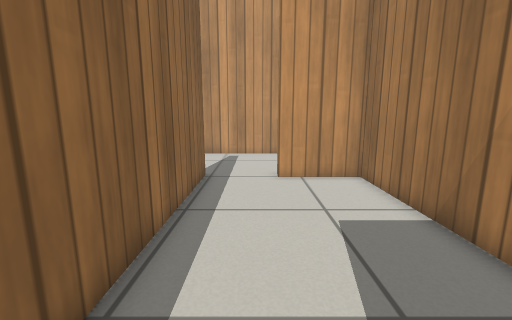
View 1 (above)

23 first-person views from a walk through a Gazebo world. The camera is 0.67 m above the floor, tilts 10° down and sees 90° across. The floor is counted in squares, 0.25 m on a side. Each view is taken from the middle of a square. On the plan, view 1 faces up. The plan holds only what a view shows up to about 18 squares ahead; the rest is blank. The place goes on beyond the plan. Simple patterns stand in for the simulator's built-in surfaces.

View 2
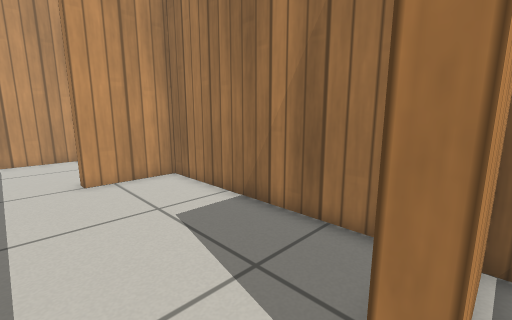

View 3
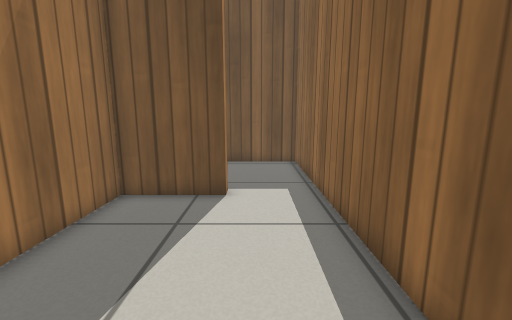

View 4
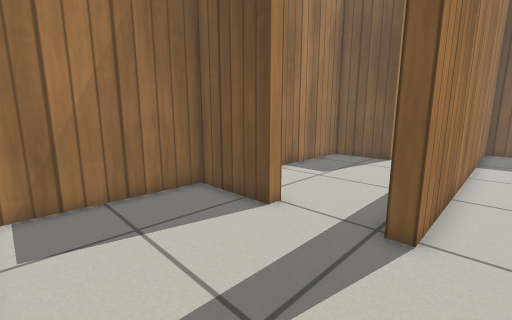

View 5
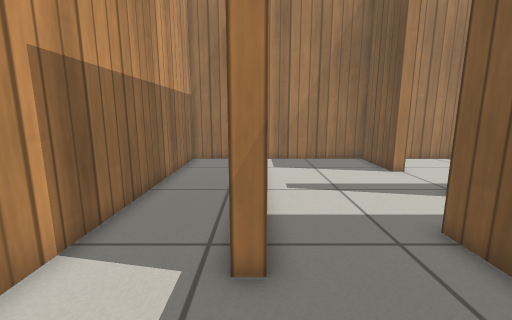

View 6
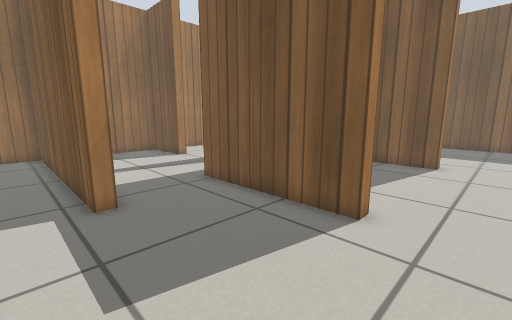

View 7
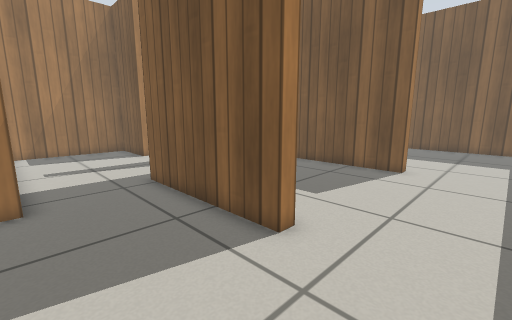

View 8
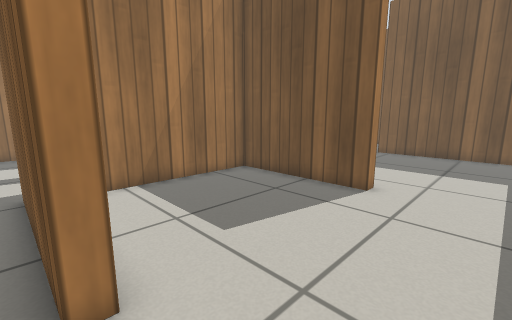

View 9
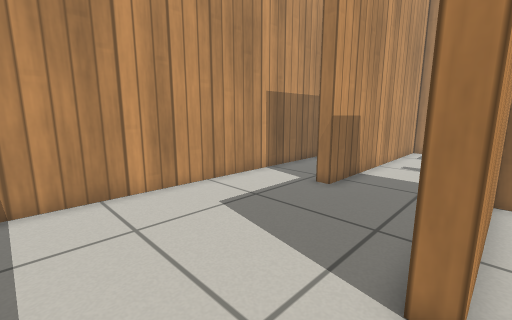

View 10
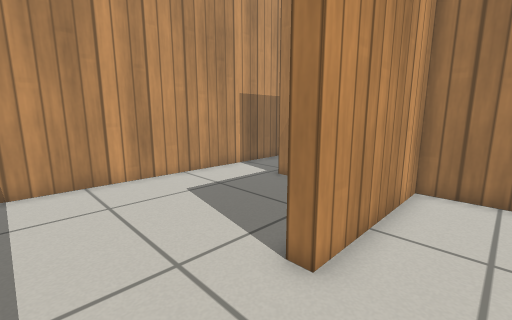

View 11
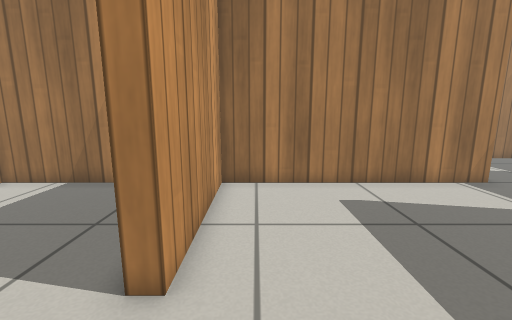

View 12
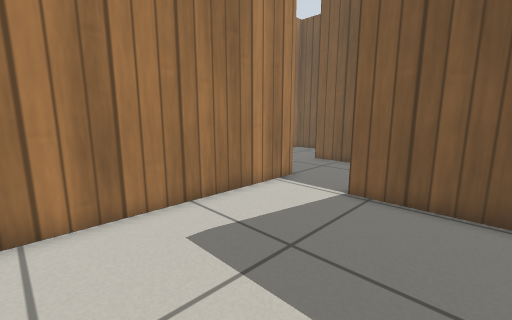

View 13
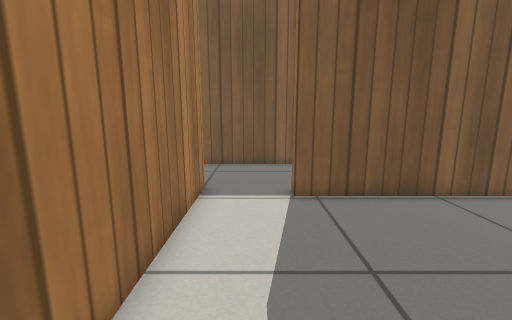

View 14
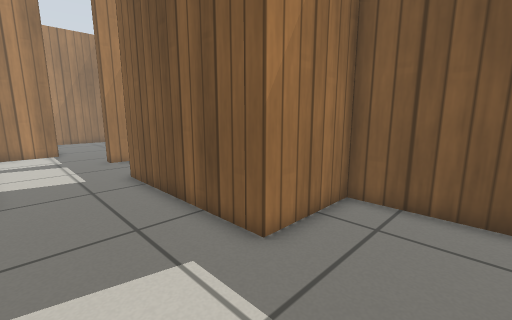

View 15
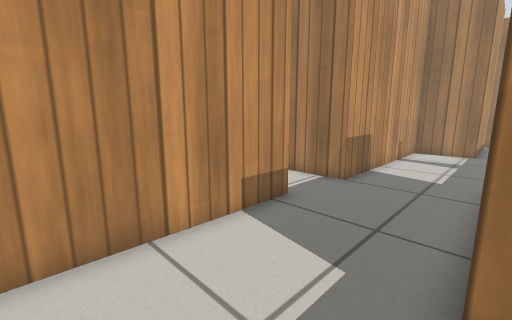

View 16
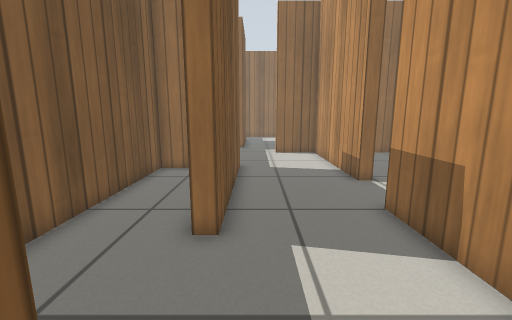

View 17
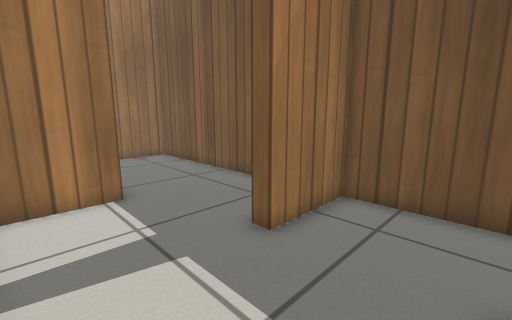

View 18
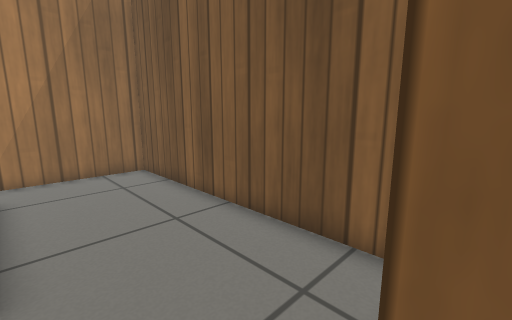

View 19
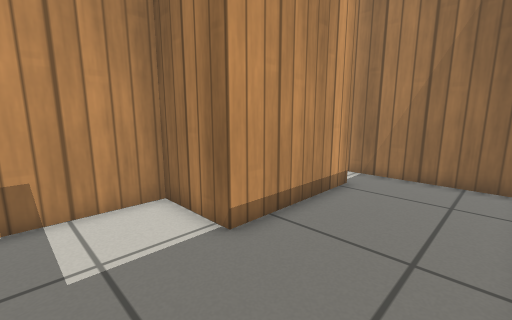

View 20
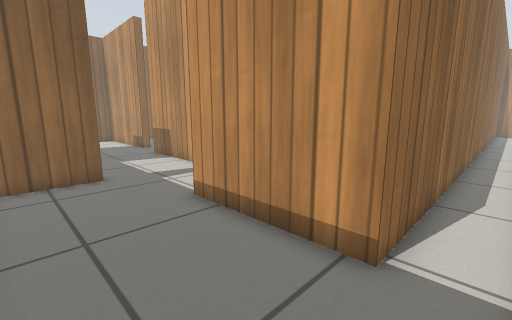

View 21
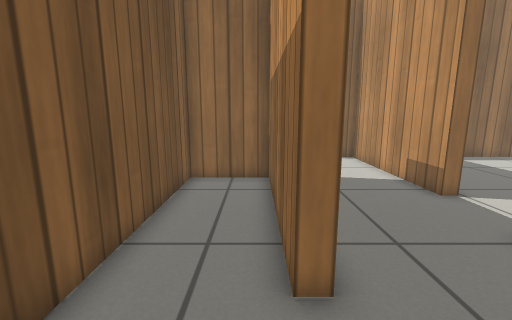

View 22
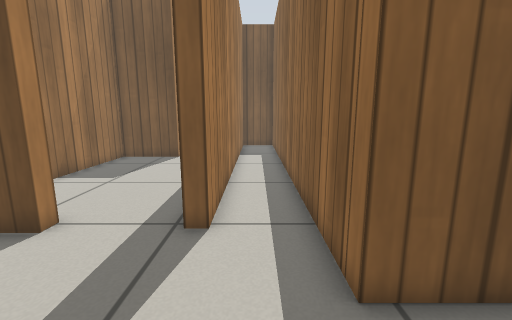

View 23
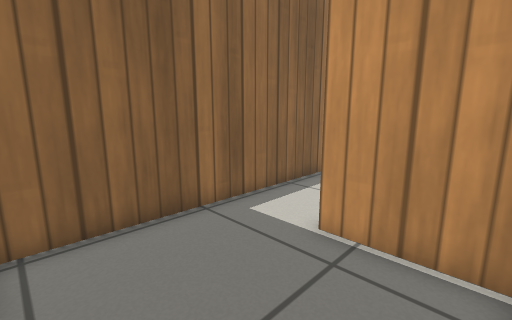

### Floor plan
Ten units are one square. View 1 is at (0, 0); x grows to the right and y downward. Boxes are objects, and circles mark ways between rooms. Rooms are numbered by the first view taken in them; rooms with no view inside come last. Other rooms are left out.
<svg viewBox="-170 -223 301 376">
<path fill="none" stroke="#000" d="M46 -1 10 -1 10 -7M-23 -16 -23 57 17 57M10 -7 46 -7 46 -109 10 -109M-23 -113 -23 -16M-36 -178 -71 -178 -71 -184 46 -184 46 -218 -163 -218M-125 -137 -55 -137 -55 17M-41 57 -29 57 -29 -113M-125 -44 -125 -50 -61 -50 -61 -131 -125 -131 -125 -137M-165 52 -93 52 -93 58 -165 58M-61 63 -61 -44 -125 -44M-163 148 -125 148 -125 108 -66 108M-2 112 4 112 4 142M14 148 126 148 126 85M106 -111 106 96 46 96 46 63 -4 63M-66 108 -44 108 -44 114 -118 114 -118 148 -2 148 -2 112M-4 63 -61 63M10 -109 10 -115 46 -115 46 -178 -36 -178M-29 -113 -23 -113"/>
<circle cx="-5" cy="-5" r="3" fill="#2a7"/>
<circle cx="-5" cy="-110" r="3" fill="#2a7"/>
<circle cx="-145" cy="-135" r="3" fill="#2a7"/>
<circle cx="-25" cy="-145" r="3" fill="#2a7"/>
<circle cx="-145" cy="-45" r="3" fill="#2a7"/>
<circle cx="-55" cy="85" r="3" fill="#2a7"/>
<circle cx="0" cy="90" r="3" fill="#2a7"/>
<text x="10" y="30">1</text>
<text x="10" y="-60">2</text>
<text x="-70" y="-160">3</text>
<text x="-120" y="-90">4</text>
<text x="-120" y="40">5</text>
<text x="40" y="70">6</text>
<text x="-40" y="110">7</text>
<text x="0" y="-150">8</text>
</svg>
Room 1 opens to room 2. Room 2 opens to room 8. Room 3 opens to room 4. Room 3 opens to room 8. Room 4 opens to room 5. Room 5 opens to room 7. Room 6 opens to room 7.

Where each view was taken, in squares from view 1:
view 1: 0 up, 0 right, facing up
view 2: 0 up, 1 left, facing up-right
view 3: 9 up, 0 right, facing down
view 4: 17 up, 4 left, facing down-right
view 5: 18 up, 11 left, facing right
view 6: 20 up, 15 left, facing down-right
view 7: 18 up, 16 left, facing down-right
view 8: 14 up, 16 left, facing down-right
view 9: 13 up, 16 left, facing up-right
view 10: 11 up, 16 left, facing up-right
view 11: 3 up, 16 left, facing right
view 12: 3 up, 13 left, facing down-right
view 13: 3 up, 8 left, facing down
view 14: 7 down, 16 left, facing down-right
view 15: 11 down, 16 left, facing up-right
view 16: 10 down, 1 right, facing left
view 17: 7 down, 4 left, facing down-right
view 18: 10 down, 0 right, facing down-right
view 19: 14 down, 1 right, facing up-right
view 20: 14 down, 12 right, facing up-left
view 21: 12 down, 1 left, facing left
view 22: 17 up, 4 left, facing down
view 23: 5 down, 4 right, facing up-left
